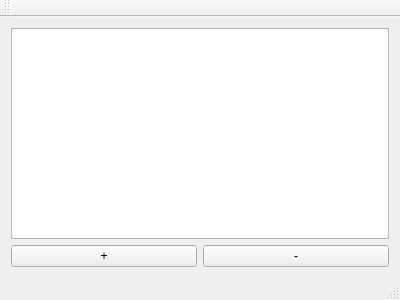
<?xml version="1.0" encoding="UTF-8"?>
<ui version="4.0">
 <class>MainWindow</class>
 <widget class="QMainWindow" name="MainWindow">
  <property name="geometry">
   <rect>
    <x>0</x>
    <y>0</y>
    <width>400</width>
    <height>300</height>
   </rect>
  </property>
  <property name="windowTitle">
   <string>MainWindow</string>
  </property>
  <widget class="QWidget" name="centralWidget">
   <layout class="QVBoxLayout" name="verticalLayout">
    <item>
     <widget class="QTableView" name="tableView">
      <property name="sizeAdjustPolicy">
       <enum>QAbstractScrollArea::AdjustToContents</enum>
      </property>
      <property name="sortingEnabled">
       <bool>false</bool>
      </property>
     </widget>
    </item>
    <item>
     <layout class="QHBoxLayout" name="horizontalLayout">
      <item>
       <widget class="QPushButton" name="addButton">
        <property name="text">
         <string>+</string>
        </property>
       </widget>
      </item>
      <item>
       <widget class="QPushButton" name="removeButton">
        <property name="text">
         <string>-</string>
        </property>
       </widget>
      </item>
     </layout>
    </item>
   </layout>
  </widget>
  <widget class="QMenuBar" name="menuBar">
   <property name="geometry">
    <rect>
     <x>0</x>
     <y>0</y>
     <width>400</width>
     <height>26</height>
    </rect>
   </property>
  </widget>
  <widget class="QToolBar" name="mainToolBar">
   <attribute name="toolBarArea">
    <enum>TopToolBarArea</enum>
   </attribute>
   <attribute name="toolBarBreak">
    <bool>false</bool>
   </attribute>
  </widget>
  <widget class="QStatusBar" name="statusBar"/>
 </widget>
 <layoutdefault spacing="6" margin="11"/>
 <resources/>
 <connections/>
</ui>
